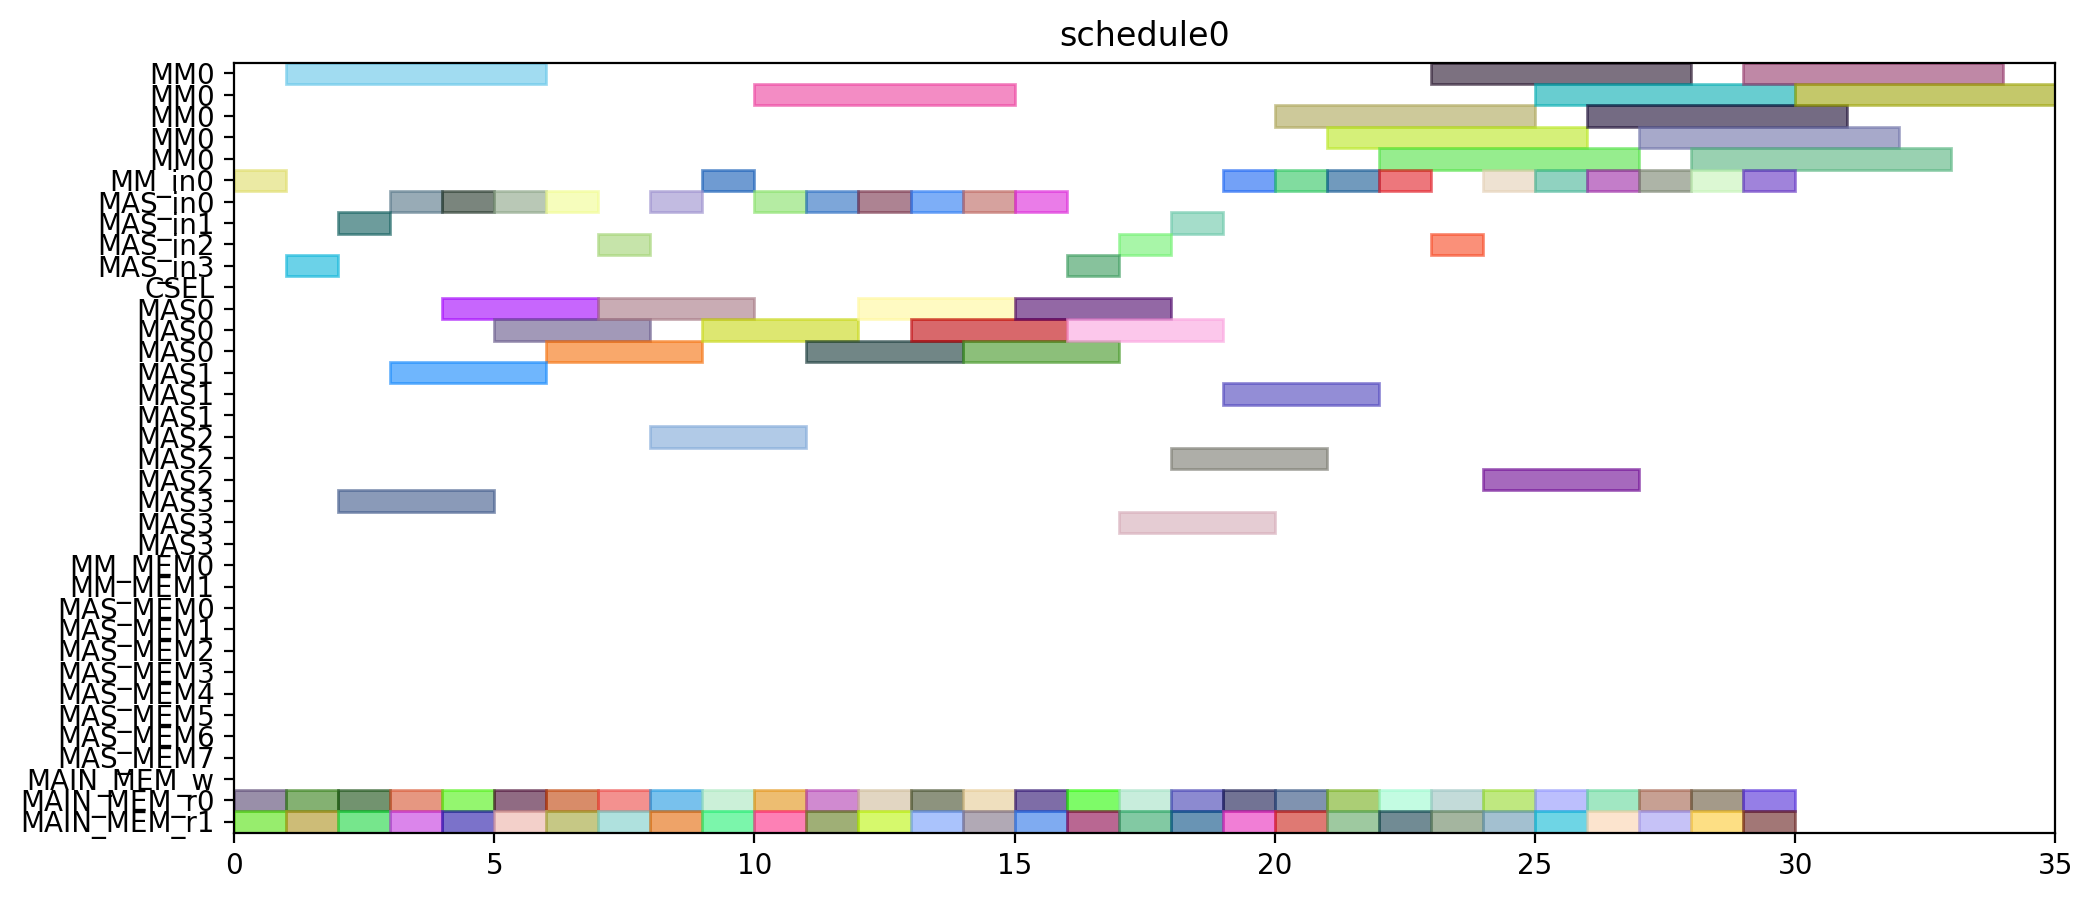

Recreate this plot in Python.
from pyschedule import Scenario, solvers, plotters, alt


def solve():
	horizon = 120
	S = Scenario("schedule0", horizon=horizon)

	# resource
	MM = S.Resources('MM', num=1, size=5)
	MM_in = S.Resources('MM_in', num=1)
	MAS_in = S.Resources('MAS_in', num=4)
	CSEL = S.Resource('CSEL')
	MAS = S.Resources('MAS', num=4, size=3, periods=range(1, horizon))
	MM_MEM = S.Resources('MM_MEM', num=2)
	MAS_MEM = S.Resources('MAS_MEM', num=8)
	MAIN_MEM_w = S.Resource('MAIN_MEM_w', size=1)
	MAIN_MEM_r = S.Resources('MAIN_MEM_r', num=2)

	# result of previous scheduling

	# new tasks
	T1_t0 = S.Task('T1_t0', length=3, delay_cost=1)
	T1_t0 += alt(MAS)
	T1_t0_in = S.Task('T1_t0_in', length=1, delay_cost=1)
	T1_t0_in += alt(MAS_in)
	S += T1_t0_in*MAS_in[0]<=T1_t0*MAS[0]

	S += T1_t0_in*MAS_in[1]<=T1_t0*MAS[1]

	S += T1_t0_in*MAS_in[2]<=T1_t0*MAS[2]

	S += T1_t0_in*MAS_in[3]<=T1_t0*MAS[3]

	T1_t0_mem0 = S.Task('T1_t0_mem0', length=1, delay_cost=1)
	T1_t0_mem0 += MAIN_MEM_r[0]
	S += T1_t0_mem0 <= T1_t0

	T1_t0_mem1 = S.Task('T1_t0_mem1', length=1, delay_cost=1)
	T1_t0_mem1 += MAIN_MEM_r[1]
	S += T1_t0_mem1 <= T1_t0

	T1_t1 = S.Task('T1_t1', length=3, delay_cost=1)
	T1_t1 += alt(MAS)
	T1_t1_in = S.Task('T1_t1_in', length=1, delay_cost=1)
	T1_t1_in += alt(MAS_in)
	S += T1_t1_in*MAS_in[0]<=T1_t1*MAS[0]

	S += T1_t1_in*MAS_in[1]<=T1_t1*MAS[1]

	S += T1_t1_in*MAS_in[2]<=T1_t1*MAS[2]

	S += T1_t1_in*MAS_in[3]<=T1_t1*MAS[3]

	T1_t1_mem0 = S.Task('T1_t1_mem0', length=1, delay_cost=1)
	T1_t1_mem0 += MAIN_MEM_r[0]
	S += T1_t1_mem0 <= T1_t1

	T1_t1_mem1 = S.Task('T1_t1_mem1', length=1, delay_cost=1)
	T1_t1_mem1 += MAIN_MEM_r[1]
	S += T1_t1_mem1 <= T1_t1

	T1_t3 = S.Task('T1_t3', length=5, delay_cost=1)
	T1_t3 += alt(MM)
	T1_t3_in = S.Task('T1_t3_in', length=1, delay_cost=1)
	T1_t3_in += alt(MM_in)
	S += T1_t3_in*MM_in[0]<=T1_t3*MM[0]
	T1_t3_mem0 = S.Task('T1_t3_mem0', length=1, delay_cost=1)
	T1_t3_mem0 += MAIN_MEM_r[0]
	S += T1_t3_mem0 <= T1_t3

	T1_t3_mem1 = S.Task('T1_t3_mem1', length=1, delay_cost=1)
	T1_t3_mem1 += MAIN_MEM_r[1]
	S += T1_t3_mem1 <= T1_t3

	T2_t0 = S.Task('T2_t0', length=5, delay_cost=1)
	T2_t0 += alt(MM)
	T2_t0_in = S.Task('T2_t0_in', length=1, delay_cost=1)
	T2_t0_in += alt(MM_in)
	S += T2_t0_in*MM_in[0]<=T2_t0*MM[0]
	T2_t0_mem0 = S.Task('T2_t0_mem0', length=1, delay_cost=1)
	T2_t0_mem0 += MAIN_MEM_r[0]
	S += T2_t0_mem0 <= T2_t0

	T2_t0_mem1 = S.Task('T2_t0_mem1', length=1, delay_cost=1)
	T2_t0_mem1 += MAIN_MEM_r[1]
	S += T2_t0_mem1 <= T2_t0

	T2_t1 = S.Task('T2_t1', length=5, delay_cost=1)
	T2_t1 += alt(MM)
	T2_t1_in = S.Task('T2_t1_in', length=1, delay_cost=1)
	T2_t1_in += alt(MM_in)
	S += T2_t1_in*MM_in[0]<=T2_t1*MM[0]
	T2_t1_mem0 = S.Task('T2_t1_mem0', length=1, delay_cost=1)
	T2_t1_mem0 += MAIN_MEM_r[0]
	S += T2_t1_mem0 <= T2_t1

	T2_t1_mem1 = S.Task('T2_t1_mem1', length=1, delay_cost=1)
	T2_t1_mem1 += MAIN_MEM_r[1]
	S += T2_t1_mem1 <= T2_t1

	T2_t2 = S.Task('T2_t2', length=3, delay_cost=1)
	T2_t2 += alt(MAS)
	T2_t2_in = S.Task('T2_t2_in', length=1, delay_cost=1)
	T2_t2_in += alt(MAS_in)
	S += T2_t2_in*MAS_in[0]<=T2_t2*MAS[0]

	S += T2_t2_in*MAS_in[1]<=T2_t2*MAS[1]

	S += T2_t2_in*MAS_in[2]<=T2_t2*MAS[2]

	S += T2_t2_in*MAS_in[3]<=T2_t2*MAS[3]

	T2_t2_mem0 = S.Task('T2_t2_mem0', length=1, delay_cost=1)
	T2_t2_mem0 += MAIN_MEM_r[0]
	S += T2_t2_mem0 <= T2_t2

	T2_t2_mem1 = S.Task('T2_t2_mem1', length=1, delay_cost=1)
	T2_t2_mem1 += MAIN_MEM_r[1]
	S += T2_t2_mem1 <= T2_t2

	T2_t3 = S.Task('T2_t3', length=3, delay_cost=1)
	T2_t3 += alt(MAS)
	T2_t3_in = S.Task('T2_t3_in', length=1, delay_cost=1)
	T2_t3_in += alt(MAS_in)
	S += T2_t3_in*MAS_in[0]<=T2_t3*MAS[0]

	S += T2_t3_in*MAS_in[1]<=T2_t3*MAS[1]

	S += T2_t3_in*MAS_in[2]<=T2_t3*MAS[2]

	S += T2_t3_in*MAS_in[3]<=T2_t3*MAS[3]

	T2_t3_mem0 = S.Task('T2_t3_mem0', length=1, delay_cost=1)
	T2_t3_mem0 += MAIN_MEM_r[0]
	S += T2_t3_mem0 <= T2_t3

	T2_t3_mem1 = S.Task('T2_t3_mem1', length=1, delay_cost=1)
	T2_t3_mem1 += MAIN_MEM_r[1]
	S += T2_t3_mem1 <= T2_t3

	T3_t0 = S.Task('T3_t0', length=5, delay_cost=1)
	T3_t0 += alt(MM)
	T3_t0_in = S.Task('T3_t0_in', length=1, delay_cost=1)
	T3_t0_in += alt(MM_in)
	S += T3_t0_in*MM_in[0]<=T3_t0*MM[0]
	T3_t0_mem0 = S.Task('T3_t0_mem0', length=1, delay_cost=1)
	T3_t0_mem0 += MAIN_MEM_r[0]
	S += T3_t0_mem0 <= T3_t0

	T3_t0_mem1 = S.Task('T3_t0_mem1', length=1, delay_cost=1)
	T3_t0_mem1 += MAIN_MEM_r[1]
	S += T3_t0_mem1 <= T3_t0

	T3_t1 = S.Task('T3_t1', length=5, delay_cost=1)
	T3_t1 += alt(MM)
	T3_t1_in = S.Task('T3_t1_in', length=1, delay_cost=1)
	T3_t1_in += alt(MM_in)
	S += T3_t1_in*MM_in[0]<=T3_t1*MM[0]
	T3_t1_mem0 = S.Task('T3_t1_mem0', length=1, delay_cost=1)
	T3_t1_mem0 += MAIN_MEM_r[0]
	S += T3_t1_mem0 <= T3_t1

	T3_t1_mem1 = S.Task('T3_t1_mem1', length=1, delay_cost=1)
	T3_t1_mem1 += MAIN_MEM_r[1]
	S += T3_t1_mem1 <= T3_t1

	T3_t2 = S.Task('T3_t2', length=3, delay_cost=1)
	T3_t2 += alt(MAS)
	T3_t2_in = S.Task('T3_t2_in', length=1, delay_cost=1)
	T3_t2_in += alt(MAS_in)
	S += T3_t2_in*MAS_in[0]<=T3_t2*MAS[0]

	S += T3_t2_in*MAS_in[1]<=T3_t2*MAS[1]

	S += T3_t2_in*MAS_in[2]<=T3_t2*MAS[2]

	S += T3_t2_in*MAS_in[3]<=T3_t2*MAS[3]

	T3_t2_mem0 = S.Task('T3_t2_mem0', length=1, delay_cost=1)
	T3_t2_mem0 += MAIN_MEM_r[0]
	S += T3_t2_mem0 <= T3_t2

	T3_t2_mem1 = S.Task('T3_t2_mem1', length=1, delay_cost=1)
	T3_t2_mem1 += MAIN_MEM_r[1]
	S += T3_t2_mem1 <= T3_t2

	T3_t3 = S.Task('T3_t3', length=3, delay_cost=1)
	T3_t3 += alt(MAS)
	T3_t3_in = S.Task('T3_t3_in', length=1, delay_cost=1)
	T3_t3_in += alt(MAS_in)
	S += T3_t3_in*MAS_in[0]<=T3_t3*MAS[0]

	S += T3_t3_in*MAS_in[1]<=T3_t3*MAS[1]

	S += T3_t3_in*MAS_in[2]<=T3_t3*MAS[2]

	S += T3_t3_in*MAS_in[3]<=T3_t3*MAS[3]

	T3_t3_mem0 = S.Task('T3_t3_mem0', length=1, delay_cost=1)
	T3_t3_mem0 += MAIN_MEM_r[0]
	S += T3_t3_mem0 <= T3_t3

	T3_t3_mem1 = S.Task('T3_t3_mem1', length=1, delay_cost=1)
	T3_t3_mem1 += MAIN_MEM_r[1]
	S += T3_t3_mem1 <= T3_t3

	T4_t0 = S.Task('T4_t0', length=5, delay_cost=1)
	T4_t0 += alt(MM)
	T4_t0_in = S.Task('T4_t0_in', length=1, delay_cost=1)
	T4_t0_in += alt(MM_in)
	S += T4_t0_in*MM_in[0]<=T4_t0*MM[0]
	T4_t0_mem0 = S.Task('T4_t0_mem0', length=1, delay_cost=1)
	T4_t0_mem0 += MAIN_MEM_r[0]
	S += T4_t0_mem0 <= T4_t0

	T4_t0_mem1 = S.Task('T4_t0_mem1', length=1, delay_cost=1)
	T4_t0_mem1 += MAIN_MEM_r[1]
	S += T4_t0_mem1 <= T4_t0

	T4_t1 = S.Task('T4_t1', length=5, delay_cost=1)
	T4_t1 += alt(MM)
	T4_t1_in = S.Task('T4_t1_in', length=1, delay_cost=1)
	T4_t1_in += alt(MM_in)
	S += T4_t1_in*MM_in[0]<=T4_t1*MM[0]
	T4_t1_mem0 = S.Task('T4_t1_mem0', length=1, delay_cost=1)
	T4_t1_mem0 += MAIN_MEM_r[0]
	S += T4_t1_mem0 <= T4_t1

	T4_t1_mem1 = S.Task('T4_t1_mem1', length=1, delay_cost=1)
	T4_t1_mem1 += MAIN_MEM_r[1]
	S += T4_t1_mem1 <= T4_t1

	T4_t2 = S.Task('T4_t2', length=3, delay_cost=1)
	T4_t2 += alt(MAS)
	T4_t2_in = S.Task('T4_t2_in', length=1, delay_cost=1)
	T4_t2_in += alt(MAS_in)
	S += T4_t2_in*MAS_in[0]<=T4_t2*MAS[0]

	S += T4_t2_in*MAS_in[1]<=T4_t2*MAS[1]

	S += T4_t2_in*MAS_in[2]<=T4_t2*MAS[2]

	S += T4_t2_in*MAS_in[3]<=T4_t2*MAS[3]

	T4_t2_mem0 = S.Task('T4_t2_mem0', length=1, delay_cost=1)
	T4_t2_mem0 += MAIN_MEM_r[0]
	S += T4_t2_mem0 <= T4_t2

	T4_t2_mem1 = S.Task('T4_t2_mem1', length=1, delay_cost=1)
	T4_t2_mem1 += MAIN_MEM_r[1]
	S += T4_t2_mem1 <= T4_t2

	T4_t3 = S.Task('T4_t3', length=3, delay_cost=1)
	T4_t3 += alt(MAS)
	T4_t3_in = S.Task('T4_t3_in', length=1, delay_cost=1)
	T4_t3_in += alt(MAS_in)
	S += T4_t3_in*MAS_in[0]<=T4_t3*MAS[0]

	S += T4_t3_in*MAS_in[1]<=T4_t3*MAS[1]

	S += T4_t3_in*MAS_in[2]<=T4_t3*MAS[2]

	S += T4_t3_in*MAS_in[3]<=T4_t3*MAS[3]

	T4_t3_mem0 = S.Task('T4_t3_mem0', length=1, delay_cost=1)
	T4_t3_mem0 += MAIN_MEM_r[0]
	S += T4_t3_mem0 <= T4_t3

	T4_t3_mem1 = S.Task('T4_t3_mem1', length=1, delay_cost=1)
	T4_t3_mem1 += MAIN_MEM_r[1]
	S += T4_t3_mem1 <= T4_t3

	T5_t0 = S.Task('T5_t0', length=3, delay_cost=1)
	T5_t0 += alt(MAS)
	T5_t0_in = S.Task('T5_t0_in', length=1, delay_cost=1)
	T5_t0_in += alt(MAS_in)
	S += T5_t0_in*MAS_in[0]<=T5_t0*MAS[0]

	S += T5_t0_in*MAS_in[1]<=T5_t0*MAS[1]

	S += T5_t0_in*MAS_in[2]<=T5_t0*MAS[2]

	S += T5_t0_in*MAS_in[3]<=T5_t0*MAS[3]

	T5_t0_mem0 = S.Task('T5_t0_mem0', length=1, delay_cost=1)
	T5_t0_mem0 += MAIN_MEM_r[0]
	S += T5_t0_mem0 <= T5_t0

	T5_t0_mem1 = S.Task('T5_t0_mem1', length=1, delay_cost=1)
	T5_t0_mem1 += MAIN_MEM_r[1]
	S += T5_t0_mem1 <= T5_t0

	T5_t1 = S.Task('T5_t1', length=3, delay_cost=1)
	T5_t1 += alt(MAS)
	T5_t1_in = S.Task('T5_t1_in', length=1, delay_cost=1)
	T5_t1_in += alt(MAS_in)
	S += T5_t1_in*MAS_in[0]<=T5_t1*MAS[0]

	S += T5_t1_in*MAS_in[1]<=T5_t1*MAS[1]

	S += T5_t1_in*MAS_in[2]<=T5_t1*MAS[2]

	S += T5_t1_in*MAS_in[3]<=T5_t1*MAS[3]

	T5_t1_mem0 = S.Task('T5_t1_mem0', length=1, delay_cost=1)
	T5_t1_mem0 += MAIN_MEM_r[0]
	S += T5_t1_mem0 <= T5_t1

	T5_t1_mem1 = S.Task('T5_t1_mem1', length=1, delay_cost=1)
	T5_t1_mem1 += MAIN_MEM_r[1]
	S += T5_t1_mem1 <= T5_t1

	T5_t3 = S.Task('T5_t3', length=5, delay_cost=1)
	T5_t3 += alt(MM)
	T5_t3_in = S.Task('T5_t3_in', length=1, delay_cost=1)
	T5_t3_in += alt(MM_in)
	S += T5_t3_in*MM_in[0]<=T5_t3*MM[0]
	T5_t3_mem0 = S.Task('T5_t3_mem0', length=1, delay_cost=1)
	T5_t3_mem0 += MAIN_MEM_r[0]
	S += T5_t3_mem0 <= T5_t3

	T5_t3_mem1 = S.Task('T5_t3_mem1', length=1, delay_cost=1)
	T5_t3_mem1 += MAIN_MEM_r[1]
	S += T5_t3_mem1 <= T5_t3

	T6_t0 = S.Task('T6_t0', length=5, delay_cost=1)
	T6_t0 += alt(MM)
	T6_t0_in = S.Task('T6_t0_in', length=1, delay_cost=1)
	T6_t0_in += alt(MM_in)
	S += T6_t0_in*MM_in[0]<=T6_t0*MM[0]
	T6_t0_mem0 = S.Task('T6_t0_mem0', length=1, delay_cost=1)
	T6_t0_mem0 += MAIN_MEM_r[0]
	S += T6_t0_mem0 <= T6_t0

	T6_t0_mem1 = S.Task('T6_t0_mem1', length=1, delay_cost=1)
	T6_t0_mem1 += MAIN_MEM_r[1]
	S += T6_t0_mem1 <= T6_t0

	T6_t1 = S.Task('T6_t1', length=5, delay_cost=1)
	T6_t1 += alt(MM)
	T6_t1_in = S.Task('T6_t1_in', length=1, delay_cost=1)
	T6_t1_in += alt(MM_in)
	S += T6_t1_in*MM_in[0]<=T6_t1*MM[0]
	T6_t1_mem0 = S.Task('T6_t1_mem0', length=1, delay_cost=1)
	T6_t1_mem0 += MAIN_MEM_r[0]
	S += T6_t1_mem0 <= T6_t1

	T6_t1_mem1 = S.Task('T6_t1_mem1', length=1, delay_cost=1)
	T6_t1_mem1 += MAIN_MEM_r[1]
	S += T6_t1_mem1 <= T6_t1

	T6_t2 = S.Task('T6_t2', length=3, delay_cost=1)
	T6_t2 += alt(MAS)
	T6_t2_in = S.Task('T6_t2_in', length=1, delay_cost=1)
	T6_t2_in += alt(MAS_in)
	S += T6_t2_in*MAS_in[0]<=T6_t2*MAS[0]

	S += T6_t2_in*MAS_in[1]<=T6_t2*MAS[1]

	S += T6_t2_in*MAS_in[2]<=T6_t2*MAS[2]

	S += T6_t2_in*MAS_in[3]<=T6_t2*MAS[3]

	T6_t2_mem0 = S.Task('T6_t2_mem0', length=1, delay_cost=1)
	T6_t2_mem0 += MAIN_MEM_r[0]
	S += T6_t2_mem0 <= T6_t2

	T6_t2_mem1 = S.Task('T6_t2_mem1', length=1, delay_cost=1)
	T6_t2_mem1 += MAIN_MEM_r[1]
	S += T6_t2_mem1 <= T6_t2

	T6_t3 = S.Task('T6_t3', length=3, delay_cost=1)
	T6_t3 += alt(MAS)
	T6_t3_in = S.Task('T6_t3_in', length=1, delay_cost=1)
	T6_t3_in += alt(MAS_in)
	S += T6_t3_in*MAS_in[0]<=T6_t3*MAS[0]

	S += T6_t3_in*MAS_in[1]<=T6_t3*MAS[1]

	S += T6_t3_in*MAS_in[2]<=T6_t3*MAS[2]

	S += T6_t3_in*MAS_in[3]<=T6_t3*MAS[3]

	T6_t3_mem0 = S.Task('T6_t3_mem0', length=1, delay_cost=1)
	T6_t3_mem0 += MAIN_MEM_r[0]
	S += T6_t3_mem0 <= T6_t3

	T6_t3_mem1 = S.Task('T6_t3_mem1', length=1, delay_cost=1)
	T6_t3_mem1 += MAIN_MEM_r[1]
	S += T6_t3_mem1 <= T6_t3

	T7_t0 = S.Task('T7_t0', length=5, delay_cost=1)
	T7_t0 += alt(MM)
	T7_t0_in = S.Task('T7_t0_in', length=1, delay_cost=1)
	T7_t0_in += alt(MM_in)
	S += T7_t0_in*MM_in[0]<=T7_t0*MM[0]
	T7_t0_mem0 = S.Task('T7_t0_mem0', length=1, delay_cost=1)
	T7_t0_mem0 += MAIN_MEM_r[0]
	S += T7_t0_mem0 <= T7_t0

	T7_t0_mem1 = S.Task('T7_t0_mem1', length=1, delay_cost=1)
	T7_t0_mem1 += MAIN_MEM_r[1]
	S += T7_t0_mem1 <= T7_t0

	T7_t1 = S.Task('T7_t1', length=5, delay_cost=1)
	T7_t1 += alt(MM)
	T7_t1_in = S.Task('T7_t1_in', length=1, delay_cost=1)
	T7_t1_in += alt(MM_in)
	S += T7_t1_in*MM_in[0]<=T7_t1*MM[0]
	T7_t1_mem0 = S.Task('T7_t1_mem0', length=1, delay_cost=1)
	T7_t1_mem0 += MAIN_MEM_r[0]
	S += T7_t1_mem0 <= T7_t1

	T7_t1_mem1 = S.Task('T7_t1_mem1', length=1, delay_cost=1)
	T7_t1_mem1 += MAIN_MEM_r[1]
	S += T7_t1_mem1 <= T7_t1

	T7_t2 = S.Task('T7_t2', length=3, delay_cost=1)
	T7_t2 += alt(MAS)
	T7_t2_in = S.Task('T7_t2_in', length=1, delay_cost=1)
	T7_t2_in += alt(MAS_in)
	S += T7_t2_in*MAS_in[0]<=T7_t2*MAS[0]

	S += T7_t2_in*MAS_in[1]<=T7_t2*MAS[1]

	S += T7_t2_in*MAS_in[2]<=T7_t2*MAS[2]

	S += T7_t2_in*MAS_in[3]<=T7_t2*MAS[3]

	T7_t2_mem0 = S.Task('T7_t2_mem0', length=1, delay_cost=1)
	T7_t2_mem0 += MAIN_MEM_r[0]
	S += T7_t2_mem0 <= T7_t2

	T7_t2_mem1 = S.Task('T7_t2_mem1', length=1, delay_cost=1)
	T7_t2_mem1 += MAIN_MEM_r[1]
	S += T7_t2_mem1 <= T7_t2

	T7_t3 = S.Task('T7_t3', length=3, delay_cost=1)
	T7_t3 += alt(MAS)
	T7_t3_in = S.Task('T7_t3_in', length=1, delay_cost=1)
	T7_t3_in += alt(MAS_in)
	S += T7_t3_in*MAS_in[0]<=T7_t3*MAS[0]

	S += T7_t3_in*MAS_in[1]<=T7_t3*MAS[1]

	S += T7_t3_in*MAS_in[2]<=T7_t3*MAS[2]

	S += T7_t3_in*MAS_in[3]<=T7_t3*MAS[3]

	T7_t3_mem0 = S.Task('T7_t3_mem0', length=1, delay_cost=1)
	T7_t3_mem0 += MAIN_MEM_r[0]
	S += T7_t3_mem0 <= T7_t3

	T7_t3_mem1 = S.Task('T7_t3_mem1', length=1, delay_cost=1)
	T7_t3_mem1 += MAIN_MEM_r[1]
	S += T7_t3_mem1 <= T7_t3

	T8_t2 = S.Task('T8_t2', length=3, delay_cost=1)
	T8_t2 += alt(MAS)
	T8_t2_in = S.Task('T8_t2_in', length=1, delay_cost=1)
	T8_t2_in += alt(MAS_in)
	S += T8_t2_in*MAS_in[0]<=T8_t2*MAS[0]

	S += T8_t2_in*MAS_in[1]<=T8_t2*MAS[1]

	S += T8_t2_in*MAS_in[2]<=T8_t2*MAS[2]

	S += T8_t2_in*MAS_in[3]<=T8_t2*MAS[3]

	T8_t2_mem0 = S.Task('T8_t2_mem0', length=1, delay_cost=1)
	T8_t2_mem0 += MAIN_MEM_r[0]
	S += T8_t2_mem0 <= T8_t2

	T8_t2_mem1 = S.Task('T8_t2_mem1', length=1, delay_cost=1)
	T8_t2_mem1 += MAIN_MEM_r[1]
	S += T8_t2_mem1 <= T8_t2

	T9_t2 = S.Task('T9_t2', length=3, delay_cost=1)
	T9_t2 += alt(MAS)
	T9_t2_in = S.Task('T9_t2_in', length=1, delay_cost=1)
	T9_t2_in += alt(MAS_in)
	S += T9_t2_in*MAS_in[0]<=T9_t2*MAS[0]

	S += T9_t2_in*MAS_in[1]<=T9_t2*MAS[1]

	S += T9_t2_in*MAS_in[2]<=T9_t2*MAS[2]

	S += T9_t2_in*MAS_in[3]<=T9_t2*MAS[3]

	T9_t2_mem0 = S.Task('T9_t2_mem0', length=1, delay_cost=1)
	T9_t2_mem0 += MAIN_MEM_r[0]
	S += T9_t2_mem0 <= T9_t2

	T9_t2_mem1 = S.Task('T9_t2_mem1', length=1, delay_cost=1)
	T9_t2_mem1 += MAIN_MEM_r[1]
	S += T9_t2_mem1 <= T9_t2

	T10_t2 = S.Task('T10_t2', length=3, delay_cost=1)
	T10_t2 += alt(MAS)
	T10_t2_in = S.Task('T10_t2_in', length=1, delay_cost=1)
	T10_t2_in += alt(MAS_in)
	S += T10_t2_in*MAS_in[0]<=T10_t2*MAS[0]

	S += T10_t2_in*MAS_in[1]<=T10_t2*MAS[1]

	S += T10_t2_in*MAS_in[2]<=T10_t2*MAS[2]

	S += T10_t2_in*MAS_in[3]<=T10_t2*MAS[3]

	T10_t2_mem0 = S.Task('T10_t2_mem0', length=1, delay_cost=1)
	T10_t2_mem0 += MAIN_MEM_r[0]
	S += T10_t2_mem0 <= T10_t2

	T10_t2_mem1 = S.Task('T10_t2_mem1', length=1, delay_cost=1)
	T10_t2_mem1 += MAIN_MEM_r[1]
	S += T10_t2_mem1 <= T10_t2

	T11_t2 = S.Task('T11_t2', length=3, delay_cost=1)
	T11_t2 += alt(MAS)
	T11_t2_in = S.Task('T11_t2_in', length=1, delay_cost=1)
	T11_t2_in += alt(MAS_in)
	S += T11_t2_in*MAS_in[0]<=T11_t2*MAS[0]

	S += T11_t2_in*MAS_in[1]<=T11_t2*MAS[1]

	S += T11_t2_in*MAS_in[2]<=T11_t2*MAS[2]

	S += T11_t2_in*MAS_in[3]<=T11_t2*MAS[3]

	T11_t2_mem0 = S.Task('T11_t2_mem0', length=1, delay_cost=1)
	T11_t2_mem0 += MAIN_MEM_r[0]
	S += T11_t2_mem0 <= T11_t2

	T11_t2_mem1 = S.Task('T11_t2_mem1', length=1, delay_cost=1)
	T11_t2_mem1 += MAIN_MEM_r[1]
	S += T11_t2_mem1 <= T11_t2

	solvers.mip.solve(S,msg=1,kind='CPLEX',ratio_gap=1.01)

	solution = [['hoge']*len(S.solution()[1]) for i in range(len(S.solution()))]
	for i in range(len(S.solution())):
		for j in range(len(S.solution()[i])):
			solution[i][j]=str(S.solution()[i][j])
	print(solution)

	cycles = int(solution[-1][3])

	pic_file_name = "/home/mfukuda/ABE/multiRAM_multiMAS_16mux/scheduling_result/stage5MM1_stage3MAS4/EP2_LADDERMUL/schedule0.png"
	if(S.solution() != []):
		plotters.matplotlib.plot(S,img_filename=pic_file_name, show_task_labels=False, fig_size=(cycles*0.25+3, 5))

	return solution
